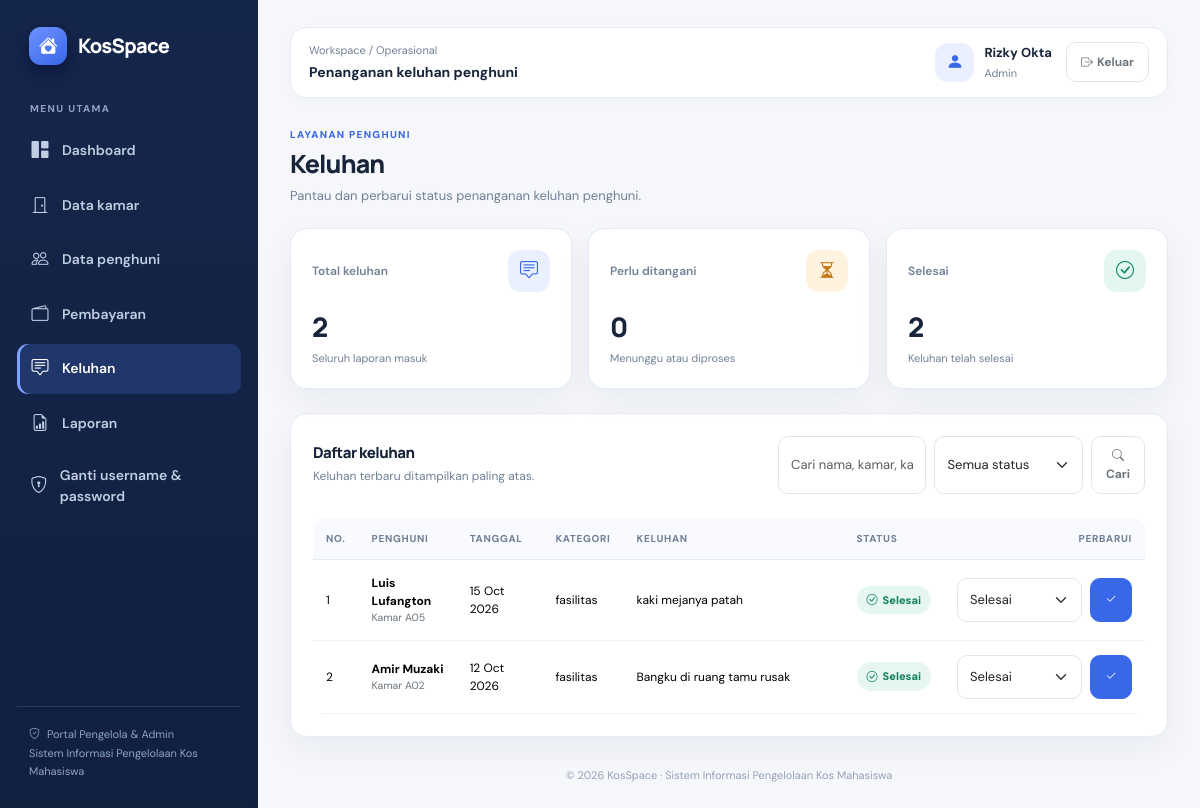
The page /admin/keluhan.php (signed in) on the database its author committed.
### tables this page shows
CREATE TABLE `keluhan` (
  `id_keluhan` int(10) UNSIGNED NOT NULL,
  `id_penghuni` int(10) UNSIGNED NOT NULL,
  `tanggal_keluhan` date NOT NULL,
  `isi_keluhan` text NOT NULL,
  `kategori_keluhan` varchar(50) DEFAULT NULL,
  `status_penanganan` enum('menunggu','diproses','selesai') NOT NULL DEFAULT 'menunggu',
  `created_at` timestamp NOT NULL DEFAULT current_timestamp()
);

CREATE TABLE `penghuni` (
  `id_penghuni` int(10) UNSIGNED NOT NULL,
  `id_user` int(10) UNSIGNED DEFAULT NULL,
  `id_kamar` int(10) UNSIGNED DEFAULT NULL,
  `nama` varchar(100) NOT NULL,
  `nomor_identitas_mahasiswa` varchar(30) NOT NULL,
  `no_telepon` varchar(20) DEFAULT NULL,
  `tanggal_mulai_tinggal` date NOT NULL,
  `status_penghuni` enum('aktif','nonaktif') NOT NULL DEFAULT 'aktif',
  `created_at` timestamp NOT NULL DEFAULT current_timestamp()
);

CREATE TABLE `kamar` (
  `id_kamar` int(10) UNSIGNED NOT NULL,
  `nomor_kamar` varchar(20) NOT NULL,
  `harga_sewa` decimal(12,2) NOT NULL,
  `fasilitas` text DEFAULT NULL,
  `status_kamar` enum('tersedia','terisi') NOT NULL DEFAULT 'tersedia',
  `created_at` timestamp NOT NULL DEFAULT current_timestamp(),
  `updated_at` timestamp NOT NULL DEFAULT current_timestamp() ON UPDATE current_timestamp()
);

### includes/auth.php (called while the page is built, shortened)
<?php
function isPengelolaUtama(): bool
{
    return ($_SESSION['role'] ?? '') === 'pengelola';
}
?>

### admin/keluhan.php (the view, shortened to what this page needs)
<?php
require_once __DIR__ . '/../includes/auth.php';wajibAdminArea();require_once __DIR__.'/../config/database.php';
$cari=trim($_GET['cari']??'');$status=trim($_GET['status']??'');$params=[];$sql="SELECT k.id_keluhan,k.id_penghuni,k.tanggal_keluhan,k.isi_keluhan,k.kategori_keluhan,k.status_penanganan,p.nama,r.nomor_kamar FROM keluhan k JOIN penghuni p ON p.id_penghuni=k.id_penghuni LEFT JOIN kamar r ON r.id_kamar=p.id_kamar WHERE 1=1";if($cari!==''){$sql.=' AND (p.nama LIKE :nama OR k.kategori_keluhan LIKE :kategori OR k.isi_keluhan LIKE :isi OR r.nomor_kamar LIKE :kamar)';$like="%$cari%";$params+=['nama'=>$like,'kategori'=>$like,'isi'=>$like,'kamar'=>$like];}if(in_array($status,['menunggu','diproses','selesai'],true)){$sql.=' AND k.status_penanganan=:status';$params['status']=$status;}$sql.=' ORDER BY k.tanggal_keluhan DESC,k.id_keluhan DESC';$q=$pdo->prepare($sql);$q->execute($params);$data=$q->fetchAll();$total=(int)$pdo->query('SELECT COUNT(*) FROM keluhan')->fetchColumn();$open=(int)$pdo->query("SELECT COUNT(*) FROM keluhan WHERE status_penanganan!='selesai'")->fetchColumn();$done=$total-$open;
function eKel($v){return htmlspecialchars((string)$v,ENT_QUOTES,'UTF-8');}function tKel($v){return $v?date('d M Y',strtotime($v)):'-';}
?>
<!doctype html><html lang="id"><head><meta charset="utf-8"><meta name="viewport" content="width=device-width,initial-scale=1"><title>Keluhan | KosSpace</title><link href="https://cdn.jsdelivr.net/npm/bootstrap@5.3.3/dist/css/bootstrap.min.css" rel="stylesheet"><link href="https://cdn.jsdelivr.net/npm/bootstrap-icons@1.11.3/font/bootstrap-icons.min.css" rel="stylesheet"><link href="../assets/css/app.css" rel="stylesheet"></head><body><div class="app-shell d-flex"><?php include __DIR__.'/../includes/admin_sidebar.php';?><main class="app-main"><header class="topbar"><div><div class="topbar-kicker">Workspace / Operasional</div><div class="topbar-title">Penanganan keluhan penghuni</div></div><div class="user-chip"><div class="avatar"><i class="bi bi-person-fill"></i></div><div class="d-none d-sm-block"><div class="user-name"><?=eKel($_SESSION['nama']??'Pengelola')?></div><div class="user-role"><?= isPengelolaUtama() ? 'Pengelola utama' : 'Admin' ?></div></div><a href="../logout.php" class="btn btn-outline-secondary ms-1"><i class="bi bi-box-arrow-right me-1"></i><span class="d-none d-sm-inline">Keluar</span></a></div></header><section class="page-heading"><div><div class="eyebrow">Layanan penghuni</div><h1>Keluhan</h1><p>Pantau dan perbarui status penanganan keluhan penghuni.</p></div></section><?php if($pesan):?><div class="alert alert-<?=eKel($jenis)?> alert-dismissible fade show"><?=eKel($pesan)?><button class="btn-close" data-bs-dismiss="alert"></button></div><?php endif;?><section class="row g-3 mb-4"><div class="col-4"><div class="stat-card"><div class="stat-top"><span class="stat-label">Total keluhan</span><span class="stat-icon icon-blue"><i class="bi bi-chat-square-text"></i></span></div><div class="stat-value"><?=$total?></div><div class="stat-foot">Seluruh laporan masuk</div></div></div><div class="col-4"><div class="stat-card"><div class="stat-top"><span class="stat-label">Perlu ditangani</span><span class="stat-icon icon-orange"><i class="bi bi-hourglass-split"></i></span></div><div class="stat-value"><?=$open?></div><div class="stat-foot">Menunggu atau diproses</div></div></div><div class="col-4"><div class="stat-card"><div class="stat-top"><span class="stat-label">Selesai</span><span class="stat-icon icon-green"><i class="bi bi-check-circle"></i></span></div><div class="stat-value"><?=$done?></div><div class="stat-foot">Keluhan telah selesai</div></div></div></section><section class="panel"><div class="d-flex flex-column flex-lg-row justify-content-between align-items-lg-center gap-3 mb-4"><div><h2 class="panel-title">Daftar keluhan</h2><div class="panel-subtitle">Keluhan terbaru ditampilkan paling atas.</div></div><form method="get" class="d-flex flex-column flex-sm-row gap-2"><input name="cari" class="form-control" placeholder="Cari nama, kamar, kategori..." value="<?=eKel($cari)?>"><select name="status" class="form-select"><option value="">Semua status</option><option value="menunggu" <?=$status==='menunggu'?'selected':''?>>Menunggu</option><option value="diproses" <?=$status==='diproses'?'selected':''?>>Diproses</option><option value="selesai" <?=$status==='selesai'?'selected':''?>>Selesai</option></select><button class="btn btn-outline-secondary"><i class="bi bi-search"></i> Cari</button></form></div><div class="table-responsive"><table class="table table-hover align-middle mb-0"><thead><tr><th>No.</th><th>Penghuni</th><th>Tanggal</th><th>Kategori</th><th>Keluhan</th><th>Status</th><th class="text-end">Perbarui</th></tr></thead><tbody><?php if(!$data):?><tr><td colspan="7"><div class="empty-state"><i class="bi bi-chat-square-text"></i><strong class="d-block text-dark mb-1">Belum ada keluhan</strong><span>Keluhan dari penghuni akan muncul di sini.</span></div></td></tr><?php else:foreach($data as $i=>$r):?><tr><td><?=$i+1?></td><td><strong><?=eKel($r['nama'])?></strong><div class="text-secondary small">Kamar <?=eKel($r['nomor_kamar']??'-')?></div></td><td><?=tKel($r['tanggal_keluhan'])?></td><td><?=eKel($r['kategori_keluhan'])?></td><td style="min-width:220px;max-width:360px"><?=eKel($r['isi_keluhan'])?></td><td><?php if($r['status_penanganan']==='selesai'):?><span class="soft-badge"><i class="bi bi-check-circle"></i>Selesai</span><?php elseif($r['status_penanganan']==='diproses'):?><span class="soft-badge pending"><i class="bi bi-arrow-repeat"></i>Diproses</span><?php else:?><span class="soft-badge neutral"><i class="bi bi-clock"></i>Menunggu</span><?php endif;?></td><td class="text-end"><form method="post" class="d-flex justify-content-end gap-2"><input type="hidden" name="csrf_token" value="<?=eKel($_SESSION['csrf_token'])?>"><input type="hidden" name="aksi" value="status"><input type="hidden" name="id_keluhan" value="<?=(int)$r['id_keluhan']?>"><select name="status_penanganan" class="form-select form-select-sm" style="width:125px"><option value="menunggu" <?=$r['status_penanganan']==='menunggu'?'selected':''?>>Menunggu</option><option value="diproses" <?=$r['status_penanganan']==='diproses'?'selected':''?>>Diproses</option><option value="selesai" <?=$r['status_penanganan']==='selesai'?'selected':''?>>Selesai</option></select><button class="btn btn-sm btn-primary"><i class="bi bi-check2"></i></button></form></td></tr><?php endforeach;endif;?></tbody></table></div></section><footer class="app-footer">&copy; <?=date('Y')?> KosSpace · Sistem Informasi Pengelolaan Kos Mahasiswa</footer></main></div></body></html>

### assets/css/app.css (style rules this page uses)
:root { --ks-navy:#15264b;--ks-navy-2:#1c3565;--ks-blue:#3867e8;--ks-blue-soft:#eaf0ff;--ks-bg:#f5f7fb;--ks-card:#fff;--ks-text:#18243a;--ks-muted:#718096;--ks-border:#e6ebf3;--ks-green:#138a63;--ks-shadow:0 12px 32px rgba(22,39,73,.055) }
* { box-sizing:border-box }
body { margin:0;background:var(--ks-bg);color:var(--ks-text);font-family:'DM Sans',system-ui,sans-serif;font-size:14px }
h1,h2,h3,h4,h5,h6,.brand,.stat-value { font-family:'Manrope','DM Sans',sans-serif;letter-spacing:-.035em }
a { text-decoration:none }
.app-shell { min-height:100vh }
.app-main { min-width:0;flex:1;padding:27px 32px 25px }
.topbar { display:flex;align-items:center;justify-content:space-between;gap:16px;background:#fff;border:1px solid var(--ks-border);border-radius:16px;padding:14px 18px;margin-bottom:29px;box-shadow:0 3px 14px rgba(22,39,73,.025) }
.topbar-kicker { font-size:11px;color:var(--ks-muted);margin-bottom:3px }
.topbar-title { font-size:14px;font-weight:700 }
.user-chip { display:flex;align-items:center;gap:10px }
.avatar { width:39px;height:39px;display:grid;place-items:center;border-radius:13px;background:var(--ks-blue-soft);color:var(--ks-blue);font-size:17px;font-weight:800;flex-shrink:0 }
.user-name { font-weight:700;font-size:13px }
.user-role { color:var(--ks-muted);font-size:11px;margin-top:2px }
.page-heading { display:flex;align-items:flex-end;justify-content:space-between;gap:15px;margin-bottom:23px }
.page-heading h1 { font-size:25px;font-weight:800;margin:0 0 7px }
.page-heading p { margin:0;color:var(--ks-muted);font-size:13px }
.eyebrow { color:var(--ks-blue);font-size:10px;text-transform:uppercase;letter-spacing:.13em;font-weight:800;margin-bottom:7px }
.panel,.stat-card { background:var(--ks-card);border:1px solid var(--ks-border);border-radius:17px;box-shadow:var(--ks-shadow) }
.panel { padding:22px }
.panel-title { font-size:15px;font-weight:800;margin:0 }
.panel-subtitle { color:var(--ks-muted);font-size:12px;margin-top:5px }
.stat-card { padding:21px;min-height:145px;transition:transform .18s,box-shadow .18s }
.stat-top { display:flex;justify-content:space-between;align-items:center;gap:10px;margin-bottom:19px }
.stat-label { color:var(--ks-muted);font-size:12px;font-weight:600 }
.stat-icon { width:42px;height:42px;border-radius:13px;display:grid;place-items:center;font-size:18px }
.icon-blue { background:#eaf0ff;color:#3867e8 }
.icon-green { background:#e4f7ef;color:#138a63 }
.icon-orange { background:#fff2df;color:#c77917 }
.stat-value { font-size:27px;font-weight:800;line-height:1.2;overflow-wrap:anywhere }
.stat-foot { font-size:11px;color:var(--ks-muted);margin-top:7px }
.btn { border-radius:10px;font-weight:700;font-size:12px;padding:10px 14px }
.btn-primary { background:var(--ks-blue);border-color:var(--ks-blue) }
.btn-outline-secondary,.btn-outline-danger { border-color:#dfe5ef }
.form-control,.form-select { border-color:#dfe5ef;border-radius:10px;min-height:44px;font-size:13px;padding:10px 12px }
.soft-badge { display:inline-flex;align-items:center;gap:5px;padding:6px 10px;border-radius:999px;background:#e5f7ef;color:#11815b;font-size:11px;font-weight:800 }
.table { font-size:12px;vertical-align:middle }
.table thead th { background:#f8faff;color:#718096;font-size:10px;text-transform:uppercase;letter-spacing:.07em;font-weight:800;border-bottom:1px solid var(--ks-border);padding:13px }
.table tbody td { padding:14px 13px;border-color:#edf0f5 }
.app-footer { text-align:center;color:#94a0b3;font-size:11px;margin-top:30px }
.table td form { margin:0 }
.table-responsive { border-radius:12px }

### rows shown on the page
keluhan: id_penghuni.nama "Luis Lufangton", kamar.nomor_kamar "A05", tanggal_keluhan "15 Oct 2026", kategori_keluhan "fasilitas", isi_keluhan "kaki mejanya patah", shows "Selesai", status_penanganan "Selesai"
keluhan: id_penghuni.nama "Amir Muzaki", kamar.nomor_kamar "A02", tanggal_keluhan "12 Oct 2026", kategori_keluhan "fasilitas", isi_keluhan "Bangku di ruang tamu rusak", shows "Selesai", status_penanganan "Selesai"

### other values the page prints
eKel($_SESSION['nama']??'Pengelola') "Rizky Okta"
$total "2"
$open "0"
$done "2"
